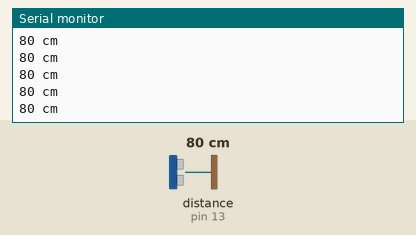
A sketch run on a simulated Arduino Uno, built with avr-gcc and run on an emulated ATmega328P. Shown: the last lines printed to the serial monitor. The test bench sets the inputs (shaded band); at power-on: distance to the obstacle (sensor on pin 13) 80 cm. The echo pulse lasts 58.3 µs per cm.

Above: at 1.2 s.
1.3 s: distance to the obstacle (sensor on pin 13) set to 2 cm
At 1.38 s:
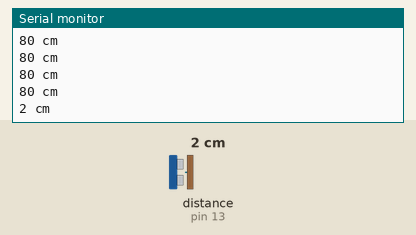
2.8 s: distance to the obstacle (sensor on pin 13) set to 4 cm
At 2.89 s:
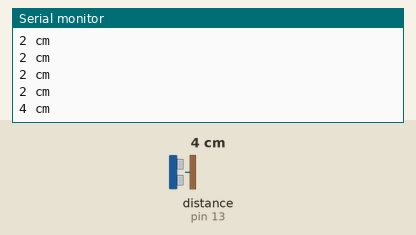
4.3 s: distance to the obstacle (sensor on pin 13) set to 250 cm
At 4.41 s:
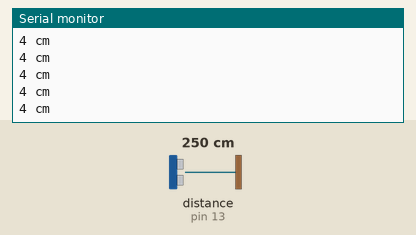
Timing chart, 0 to 7.3 s (numbered marks = the images above; inputs shaded):
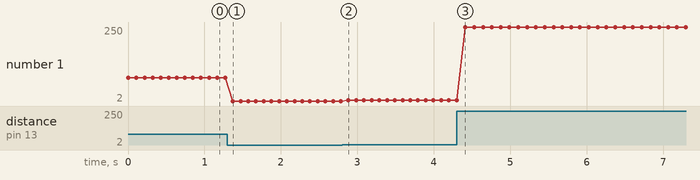

Measured:
- after the input at 1.3 s, the serial monitor: prints a new line after 0.07 s (image 1)
- after the input at 2.8 s, the serial monitor: prints a new line after 0.08 s (image 2)
- plotted number 1: 80 → 2 after the input at 1.3 s, 2 → 4 after the input at 2.8 s, 4 → 250 after the input at 4.3 s

The sketch:

ultronic_1_19_17.ino
```cpp
#include <Ultrasonic.h>

Ultrasonic ultrasonic(12,13); //sensor object named "ultrasonic
                              //trigger is pin 12, echo is pin 13

void setup() {
  // put your setup code here, to run once:
  Serial.begin(9600);
}

void loop() {
  // put your main code here, to run repeatedly:
  Serial.print(ultrasonic.Ranging(CM));//print out distance in centimeter
  Serial.println(" cm"); //print a space and cm, then start new line
  delay(100);
}
```
